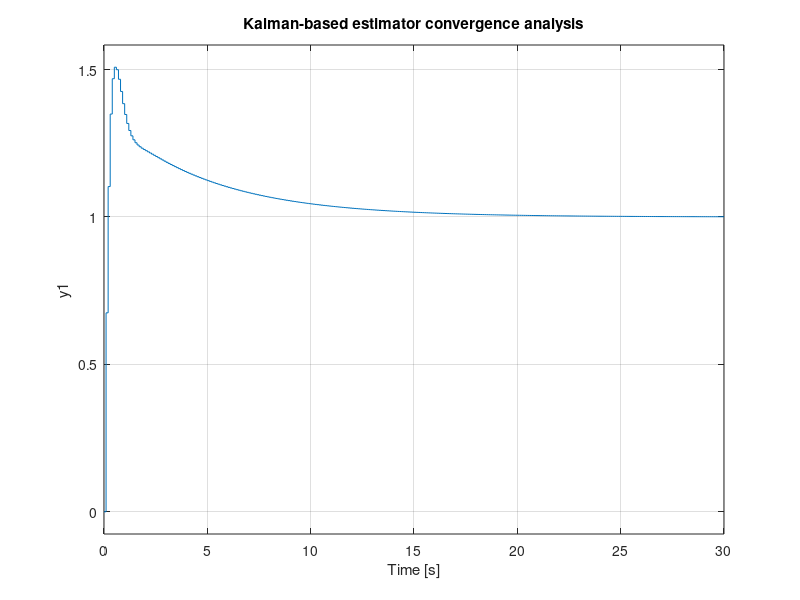
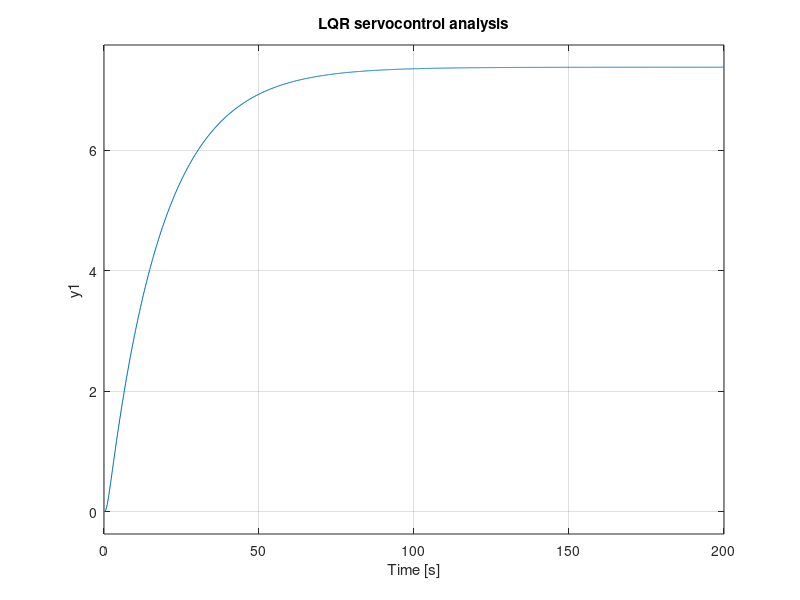

Source code (MATLAB) for these figures, in order: (Note: this script raises an error after producing the figures.)
%% Atividade 05: Projetar e implementar, por simulação, o  PMVC, DMC e GPC.
clear all; close all; clc;

%% Parametros
Ts = 0.1;                % periodo de amostragem (s)
td = 0;                  % atraso continuo (s)
d = round((td/Ts) + 1)   % atraso discreto (em amostras)

Nx = d+1;                % horizonte de previsão de estado (atraso virtual)
LAM = diag([1e3]);       % fator de ponderação de controle

%% Planta a) Dinâmica do ângulo de roll do VLS-1 em Max Q

% Modelo em espaço de estados contínuo
    A = [0      1;
         4.077  0];
    B = [0; 1];
    
    C = [7.3734    0];
    
    D = 0;
    
    sysc = ss(A,B,C,D)

% Modelo em espaço de estados discreto
    sysd = c2d(sysc,Ts);
    
    [Ad,Bd,Cd,Dd] = ssdata(sysd);

% Modelo aumentado em espaço de estados
    Aa = [ 1          Cd*Ad;
         zeros(2,1)  Ad  ];

    Ba = [Cd*Bd  ;  Bd];

    Ca = [Cd 0];

    Da = 0;

    sysa = ss(Aa,Ba,Ca,Da,Ts);

%% Testes de Controlabilidade e Observabilidade
n = length(Aa);     % Número de variaveis de estado (o integrador é considerado)
Co = ctrb(Aa, Ba);  % Matriz de Controlabilidade
Ob = obsv(Aa, Ca);  % Matriz de Observabilidade

disp('Verificação da Controlabilidade:');
    disp(['> rank(Co) = ' num2str(rank(Co))]);
    if rank(Co) == n
        disp(['== ' num2str(n) ' - O sistema é controlável' ]);
    else
        disp(['!= ' num2str(n) ' - O sistema não é controlável' ]);
    end

disp('Verificação da Observabilidade:');
    disp(['> rank(Ob) = ' num2str(rank(Ob))]);
    if rank(Ob) == n
        disp(['== ' num2str(n) ' - O sistema é observável' ]);
    else
        disp(['!= ' num2str(n) ' - O sistema não é observável' ]);
    end

%% PMVC com realimentação total de estados

% Estimador de estados baseado no filtro de Kalman
    Qkf = diag([1  1 0]);   % covariancia do ruido do processo
    Rkf = 1e5;             % covariancia do ruido de medição
    
    disp('Verificação da Detectabilidade (p/ o Filtro de Kalman):');
    Ob_dec_kf = obsv(Aa', sqrt(Qkf)');
    disp(['> rank(obsv(Aa^(T), sqrt(Qkf)^(T))) = ' num2str(rank(Ob_dec_kf))]);

    if rank(Ob_dec_kf) == n
        disp(['== ' num2str(n) ' - O sistema é detectável' ]);
    else
        disp(['!= ' num2str(n) ' - O sistema não é detectável' ]);
    end

    % Calculo do Ganho
    L = [ dlqr(Aa',Ca',Qkf,Rkf) ]'

    % Verificando os autovalores
    disp('Autovalores do KF em MF:')
    eig(Aa-L*Ca)

    % Verificando se converge
    syskf = ss(Aa-L*Ca, L, Ca, Da, Ts);
    figure; step(syskf); title('Kalman-based estimator convergence analysis');

% LQR
    Qlqr = diag([1  1 0]);  % penalização dos estados
    Rlqr = 1e5;             % penalização do esforço de controle

    disp('Verificação da Detectabilidade (p/ o LQR):');
    Ob_dec_lqr = obsv(Aa', sqrt(Qlqr)');
    disp(['> rank(obsv(Aa^(T), sqrt(Qlqr)^(T))) = ' num2str(rank(Ob_dec_lqr))]);

    if rank(Ob_dec_lqr) == n
        disp(['== ' num2str(n) ' - O sistema é detectável' ]);
    else
        disp(['!= ' num2str(n) ' - O sistema não é detectável' ]);
    end

    % Calculo do Ganho
    K =  dlqr(Aa,Ba,Qlqr,Rlqr)

    % Verificando os autovalores
    disp('Autovalores do LQR em MF:')
    eig(Aa-Ba*K)

    % Verificando se converge
    syslq = ss(Aa-Ba*K, Ba*K(1), Ca, Da, Ts);
    figure; step(syslq); title('LQR servocontrol analysis');

    % Variaveis auxiliares
        % Matrizes principais da leis de controle
        Mx = K*( Aa^Nx -(Aa^(Nx-1))*L*Ca );
        
        Mu = [];
        for i = 1:Nx-1
	        Mu = [Mu (Aa^i)*Ba];
        end
	        Mu = K*Mu;
        
        My = K*Aa^(Nx-1)*L;

%% Simulação
tfinal = 500;           % tempo de simulação (em segundos)
N = round( tfinal/Ts );
t = 0:Ts:N*Ts-Ts;      

    % Sinal de referencia
    r1(1:Nx+1) = 0; r1(Nx+2:N) = 1*(pi/180); 

    % Condições iniciais
    for k = 1:Nx 
        x(:,k)=[0;0];
        u(k) = 0;
        y(k) = Cd*x(:,k);

        xa(:,k) = zeros(3,1);
        du(k) = 0;
    end

for k = Nx+1:N
    % Planta
    x(:,k) = Ad*x(:,k-1) +Bd*u(k-d);
    y(k) = Cd*x(:,k);

    % Controlador
    xa(:,k) = (Aa-L*Ca)*xa(:,k-1) +Ba*du(k-Nx) +L*y(k-1);

        DU = [];
        for i = 1:Nx-1
            DU = [DU; du(k-i) ];
        end

    du(k) = inv(K*Ba+LAM)*( K*[r1(k);0;0] -Mx*xa(:,k) ...
        -Mu*DU -My*y(k) );

    u(k) = u(k-1) +du(k);

    % Saturação
    % if u(k) >= 0.06981
    %   u(k) = 0.06981;
    % elseif u(k) <= 0
    %   u(k) = 0;
    % end

end

%% Plots
t = 0:Ts:N*Ts-Ts;
figure;
    subplot(211)
    plot(t,r1,':k'); hold;
    plot(t,y,'b');
    legend('Ref.','y');
    ylabel('y(t)'); xlabel('Time (s)');
    
    subplot(212)
    plot(t,du,'b');
    ylabel('du(t)'); xlabel('Time (s)');
